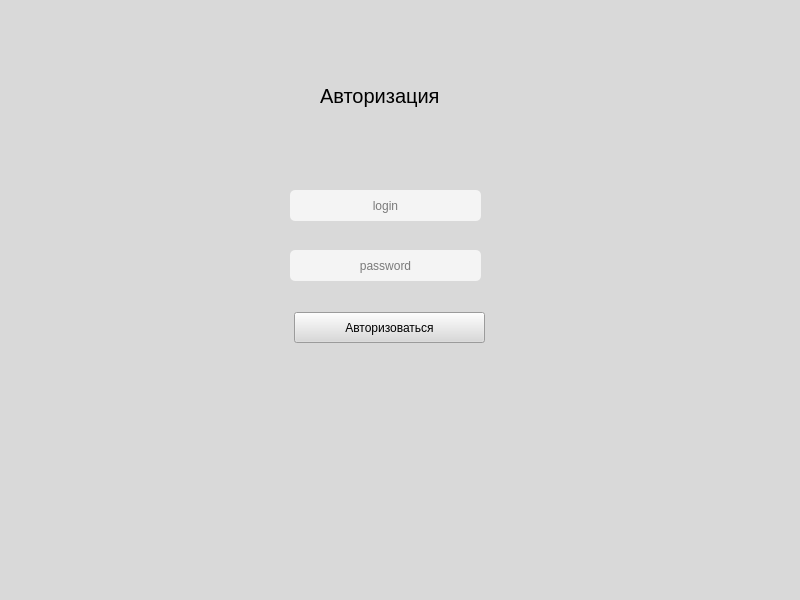
<?xml version="1.0" encoding="UTF-8"?>
<ui version="4.0">
 <class>MainWindow</class>
 <widget class="QMainWindow" name="MainWindow">
  <property name="geometry">
   <rect>
    <x>0</x>
    <y>0</y>
    <width>800</width>
    <height>600</height>
   </rect>
  </property>
  <property name="font">
   <font>
    <pointsize>10</pointsize>
   </font>
  </property>
  <property name="windowTitle">
   <string>MainWindow</string>
  </property>
  <property name="layoutDirection">
   <enum>Qt::RightToLeft</enum>
  </property>
  <property name="styleSheet">
   <string notr="true">background-color: rgb(217, 217, 217);</string>
  </property>
  <widget class="QWidget" name="centralwidget">
   <widget class="QLabel" name="label">
    <property name="geometry">
     <rect>
      <x>320</x>
      <y>80</y>
      <width>151</width>
      <height>31</height>
     </rect>
    </property>
    <property name="font">
     <font>
      <pointsize>15</pointsize>
     </font>
    </property>
    <property name="text">
     <string>Авторизация</string>
    </property>
   </widget>
   <widget class="QLineEdit" name="login">
    <property name="geometry">
     <rect>
      <x>290</x>
      <y>190</y>
      <width>191</width>
      <height>31</height>
     </rect>
    </property>
    <property name="styleSheet">
     <string notr="true">border-radius: 5px;
background-color: rgb(244, 244, 244);</string>
    </property>
    <property name="alignment">
     <set>Qt::AlignCenter</set>
    </property>
    <property name="placeholderText">
     <string>login</string>
    </property>
   </widget>
   <widget class="QLineEdit" name="password">
    <property name="geometry">
     <rect>
      <x>290</x>
      <y>250</y>
      <width>191</width>
      <height>31</height>
     </rect>
    </property>
    <property name="styleSheet">
     <string notr="true">border-radius: 5px;
background-color: rgb(244, 244, 244);</string>
    </property>
    <property name="alignment">
     <set>Qt::AlignCenter</set>
    </property>
    <property name="placeholderText">
     <string>password</string>
    </property>
   </widget>
   <widget class="QPushButton" name="authBtn">
    <property name="geometry">
     <rect>
      <x>294</x>
      <y>312</y>
      <width>191</width>
      <height>31</height>
     </rect>
    </property>
    <property name="text">
     <string>Авторизоваться</string>
    </property>
   </widget>
  </widget>
 </widget>
 <resources/>
 <connections/>
</ui>
